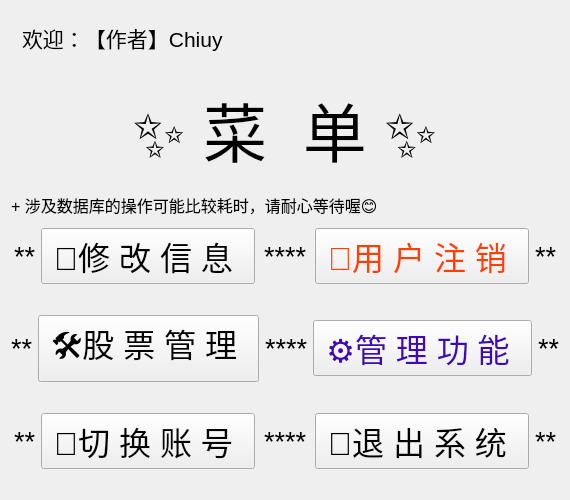
<?xml version="1.0" encoding="UTF-8"?>
<ui version="4.0">
 <class>MenuWidget</class>
 <widget class="QWidget" name="MenuWidget">
  <property name="geometry">
   <rect>
    <x>0</x>
    <y>0</y>
    <width>479</width>
    <height>372</height>
   </rect>
  </property>
  <property name="windowTitle">
   <string>菜单（ ＾▽＾ ）</string>
  </property>
  <layout class="QVBoxLayout" name="verticalLayout_3">
   <item>
    <layout class="QVBoxLayout" name="verticalLayout_2">
     <item>
      <widget class="QWidget" name="widget" native="true">
       <layout class="QHBoxLayout" name="horizontalLayout_2">
        <item>
         <widget class="QLabel" name="WelLabel">
          <property name="font">
           <font>
            <family>Microsoft YaHei UI</family>
            <pointsize>16</pointsize>
           </font>
          </property>
          <property name="text">
           <string>欢迎：【作者】Chiuy</string>
          </property>
         </widget>
        </item>
        <item>
         <spacer name="horizontalSpacer_2">
          <property name="orientation">
           <enum>Qt::Horizontal</enum>
          </property>
          <property name="sizeHint" stdset="0">
           <size>
            <width>40</width>
            <height>20</height>
           </size>
          </property>
         </spacer>
        </item>
       </layout>
      </widget>
     </item>
     <item>
      <widget class="QWidget" name="widget_2" native="true">
       <layout class="QHBoxLayout" name="horizontalLayout_4">
        <item>
         <spacer name="horizontalSpacer_7">
          <property name="orientation">
           <enum>Qt::Horizontal</enum>
          </property>
          <property name="sizeHint" stdset="0">
           <size>
            <width>40</width>
            <height>20</height>
           </size>
          </property>
         </spacer>
        </item>
        <item>
         <widget class="QLabel" name="label">
          <property name="font">
           <font>
            <family>Microsoft YaHei UI</family>
            <pointsize>48</pointsize>
           </font>
          </property>
          <property name="text">
           <string> ✨ 菜  单 ✨ </string>
          </property>
          <property name="alignment">
           <set>Qt::AlignCenter</set>
          </property>
         </widget>
        </item>
        <item>
         <spacer name="horizontalSpacer_8">
          <property name="orientation">
           <enum>Qt::Horizontal</enum>
          </property>
          <property name="sizeHint" stdset="0">
           <size>
            <width>40</width>
            <height>20</height>
           </size>
          </property>
         </spacer>
        </item>
       </layout>
      </widget>
     </item>
     <item>
      <widget class="QLabel" name="WelLabel_2">
       <property name="font">
        <font>
         <family>Microsoft YaHei UI</family>
         <pointsize>12</pointsize>
        </font>
       </property>
       <property name="text">
        <string>+ 涉及数据库的操作可能比较耗时，请耐心等待喔😊</string>
       </property>
      </widget>
     </item>
    </layout>
   </item>
   <item>
    <spacer name="verticalSpacer_5">
     <property name="orientation">
      <enum>Qt::Vertical</enum>
     </property>
     <property name="sizeType">
      <enum>QSizePolicy::Minimum</enum>
     </property>
     <property name="sizeHint" stdset="0">
      <size>
       <width>20</width>
       <height>5</height>
      </size>
     </property>
    </spacer>
   </item>
   <item>
    <layout class="QVBoxLayout" name="verticalLayout">
     <item>
      <layout class="QHBoxLayout" name="horizontalLayout">
       <item>
        <spacer name="horizontalSpacer_5">
         <property name="orientation">
          <enum>Qt::Horizontal</enum>
         </property>
         <property name="sizeHint" stdset="0">
          <size>
           <width>40</width>
           <height>20</height>
          </size>
         </property>
        </spacer>
       </item>
       <item>
        <widget class="QLabel" name="label_7">
         <property name="font">
          <font>
           <family>Microsoft YaHei UI</family>
           <pointsize>20</pointsize>
          </font>
         </property>
         <property name="text">
          <string>**</string>
         </property>
        </widget>
       </item>
       <item>
        <widget class="QPushButton" name="UserModifyButton">
         <property name="maximumSize">
          <size>
           <width>300</width>
           <height>16777215</height>
          </size>
         </property>
         <property name="font">
          <font>
           <family>Microsoft YaHei UI</family>
           <pointsize>24</pointsize>
          </font>
         </property>
         <property name="whatsThis">
          <string>&lt;html&gt;&lt;head/&gt;&lt;body&gt;&lt;p align=&quot;center&quot;&gt;&lt;br/&gt;&lt;/p&gt;&lt;/body&gt;&lt;/html&gt;</string>
         </property>
         <property name="layoutDirection">
          <enum>Qt::LeftToRight</enum>
         </property>
         <property name="text">
          <string> 🙎‍修 改 信 息  </string>
         </property>
        </widget>
       </item>
       <item>
        <spacer name="horizontalSpacer">
         <property name="orientation">
          <enum>Qt::Horizontal</enum>
         </property>
         <property name="sizeHint" stdset="0">
          <size>
           <width>40</width>
           <height>20</height>
          </size>
         </property>
        </spacer>
       </item>
       <item>
        <widget class="QLabel" name="label_5">
         <property name="font">
          <font>
           <family>Microsoft YaHei UI</family>
           <pointsize>20</pointsize>
          </font>
         </property>
         <property name="text">
          <string>****</string>
         </property>
        </widget>
       </item>
       <item>
        <spacer name="horizontalSpacer_15">
         <property name="orientation">
          <enum>Qt::Horizontal</enum>
         </property>
         <property name="sizeHint" stdset="0">
          <size>
           <width>40</width>
           <height>20</height>
          </size>
         </property>
        </spacer>
       </item>
       <item>
        <widget class="QPushButton" name="UserDeleteButton">
         <property name="maximumSize">
          <size>
           <width>300</width>
           <height>16777215</height>
          </size>
         </property>
         <property name="font">
          <font>
           <family>Microsoft YaHei UI</family>
           <pointsize>24</pointsize>
          </font>
         </property>
         <property name="whatsThis">
          <string>&lt;html&gt;&lt;head/&gt;&lt;body&gt;&lt;p align=&quot;center&quot;&gt;&lt;br/&gt;&lt;/p&gt;&lt;/body&gt;&lt;/html&gt;</string>
         </property>
         <property name="layoutDirection">
          <enum>Qt::LeftToRight</enum>
         </property>
         <property name="styleSheet">
          <string notr="true">color: rgb(255, 64, 4);</string>
         </property>
         <property name="text">
          <string> 🙅‍用 户 注 销  </string>
         </property>
        </widget>
       </item>
       <item>
        <widget class="QLabel" name="label_8">
         <property name="font">
          <font>
           <family>Microsoft YaHei UI</family>
           <pointsize>20</pointsize>
          </font>
         </property>
         <property name="text">
          <string>**</string>
         </property>
        </widget>
       </item>
       <item>
        <spacer name="horizontalSpacer_6">
         <property name="orientation">
          <enum>Qt::Horizontal</enum>
         </property>
         <property name="sizeHint" stdset="0">
          <size>
           <width>40</width>
           <height>20</height>
          </size>
         </property>
        </spacer>
       </item>
      </layout>
     </item>
     <item>
      <spacer name="verticalSpacer_3">
       <property name="orientation">
        <enum>Qt::Vertical</enum>
       </property>
       <property name="sizeType">
        <enum>QSizePolicy::Minimum</enum>
       </property>
       <property name="sizeHint" stdset="0">
        <size>
         <width>20</width>
         <height>25</height>
        </size>
       </property>
      </spacer>
     </item>
     <item>
      <layout class="QHBoxLayout" name="horizontalLayout_5">
       <item>
        <spacer name="horizontalSpacer_3">
         <property name="orientation">
          <enum>Qt::Horizontal</enum>
         </property>
         <property name="sizeHint" stdset="0">
          <size>
           <width>40</width>
           <height>20</height>
          </size>
         </property>
        </spacer>
       </item>
       <item>
        <widget class="QLabel" name="label_9">
         <property name="font">
          <font>
           <family>Microsoft YaHei UI</family>
           <pointsize>20</pointsize>
          </font>
         </property>
         <property name="text">
          <string>**</string>
         </property>
        </widget>
       </item>
       <item>
        <widget class="QPushButton" name="StockModifyButton">
         <property name="maximumSize">
          <size>
           <width>300</width>
           <height>16777215</height>
          </size>
         </property>
         <property name="font">
          <font>
           <family>Microsoft YaHei UI</family>
           <pointsize>24</pointsize>
          </font>
         </property>
         <property name="whatsThis">
          <string>&lt;html&gt;&lt;head/&gt;&lt;body&gt;&lt;p align=&quot;center&quot;&gt;&lt;br/&gt;&lt;/p&gt;&lt;/body&gt;&lt;/html&gt;</string>
         </property>
         <property name="layoutDirection">
          <enum>Qt::LeftToRight</enum>
         </property>
         <property name="text">
          <string> 🛠股 票 管 理  </string>
         </property>
        </widget>
       </item>
       <item>
        <spacer name="horizontalSpacer_19">
         <property name="orientation">
          <enum>Qt::Horizontal</enum>
         </property>
         <property name="sizeHint" stdset="0">
          <size>
           <width>40</width>
           <height>20</height>
          </size>
         </property>
        </spacer>
       </item>
       <item>
        <widget class="QLabel" name="label_6">
         <property name="font">
          <font>
           <family>Microsoft YaHei UI</family>
           <pointsize>20</pointsize>
          </font>
         </property>
         <property name="text">
          <string>****</string>
         </property>
        </widget>
       </item>
       <item>
        <spacer name="horizontalSpacer_20">
         <property name="orientation">
          <enum>Qt::Horizontal</enum>
         </property>
         <property name="sizeHint" stdset="0">
          <size>
           <width>40</width>
           <height>20</height>
          </size>
         </property>
        </spacer>
       </item>
       <item>
        <widget class="QPushButton" name="ManageButton">
         <property name="maximumSize">
          <size>
           <width>300</width>
           <height>16777215</height>
          </size>
         </property>
         <property name="font">
          <font>
           <family>Microsoft YaHei UI</family>
           <pointsize>24</pointsize>
          </font>
         </property>
         <property name="whatsThis">
          <string>&lt;html&gt;&lt;head/&gt;&lt;body&gt;&lt;p align=&quot;center&quot;&gt;&lt;br/&gt;&lt;/p&gt;&lt;/body&gt;&lt;/html&gt;</string>
         </property>
         <property name="layoutDirection">
          <enum>Qt::LeftToRight</enum>
         </property>
         <property name="styleSheet">
          <string notr="true">color:rgb(64, 9, 180)</string>
         </property>
         <property name="text">
          <string> ⚙管 理 功 能  </string>
         </property>
        </widget>
       </item>
       <item>
        <widget class="QLabel" name="label_10">
         <property name="font">
          <font>
           <family>Microsoft YaHei UI</family>
           <pointsize>20</pointsize>
          </font>
         </property>
         <property name="text">
          <string>**</string>
         </property>
        </widget>
       </item>
       <item>
        <spacer name="horizontalSpacer_4">
         <property name="orientation">
          <enum>Qt::Horizontal</enum>
         </property>
         <property name="sizeHint" stdset="0">
          <size>
           <width>40</width>
           <height>20</height>
          </size>
         </property>
        </spacer>
       </item>
      </layout>
     </item>
     <item>
      <spacer name="verticalSpacer_2">
       <property name="orientation">
        <enum>Qt::Vertical</enum>
       </property>
       <property name="sizeType">
        <enum>QSizePolicy::Minimum</enum>
       </property>
       <property name="sizeHint" stdset="0">
        <size>
         <width>20</width>
         <height>25</height>
        </size>
       </property>
      </spacer>
     </item>
     <item>
      <layout class="QHBoxLayout" name="horizontalLayout_3">
       <item>
        <spacer name="horizontalSpacer_11">
         <property name="orientation">
          <enum>Qt::Horizontal</enum>
         </property>
         <property name="sizeHint" stdset="0">
          <size>
           <width>40</width>
           <height>20</height>
          </size>
         </property>
        </spacer>
       </item>
       <item>
        <widget class="QLabel" name="label_11">
         <property name="font">
          <font>
           <family>Microsoft YaHei UI</family>
           <pointsize>20</pointsize>
          </font>
         </property>
         <property name="text">
          <string>**</string>
         </property>
        </widget>
       </item>
       <item>
        <widget class="QPushButton" name="LogoutButton">
         <property name="maximumSize">
          <size>
           <width>300</width>
           <height>16777215</height>
          </size>
         </property>
         <property name="font">
          <font>
           <family>Microsoft YaHei UI</family>
           <pointsize>24</pointsize>
          </font>
         </property>
         <property name="whatsThis">
          <string>&lt;html&gt;&lt;head/&gt;&lt;body&gt;&lt;p align=&quot;center&quot;&gt;&lt;br/&gt;&lt;/p&gt;&lt;/body&gt;&lt;/html&gt;</string>
         </property>
         <property name="layoutDirection">
          <enum>Qt::LeftToRight</enum>
         </property>
         <property name="text">
          <string> 🏃‍切 换 账 号  </string>
         </property>
        </widget>
       </item>
       <item>
        <spacer name="horizontalSpacer_10">
         <property name="orientation">
          <enum>Qt::Horizontal</enum>
         </property>
         <property name="sizeHint" stdset="0">
          <size>
           <width>40</width>
           <height>20</height>
          </size>
         </property>
        </spacer>
       </item>
       <item>
        <widget class="QLabel" name="label_4">
         <property name="font">
          <font>
           <family>Microsoft YaHei UI</family>
           <pointsize>20</pointsize>
          </font>
         </property>
         <property name="text">
          <string>****</string>
         </property>
        </widget>
       </item>
       <item>
        <spacer name="horizontalSpacer_16">
         <property name="orientation">
          <enum>Qt::Horizontal</enum>
         </property>
         <property name="sizeHint" stdset="0">
          <size>
           <width>40</width>
           <height>20</height>
          </size>
         </property>
        </spacer>
       </item>
       <item>
        <widget class="QPushButton" name="ExitButton">
         <property name="maximumSize">
          <size>
           <width>300</width>
           <height>16777215</height>
          </size>
         </property>
         <property name="font">
          <font>
           <family>Microsoft YaHei UI</family>
           <pointsize>24</pointsize>
          </font>
         </property>
         <property name="whatsThis">
          <string>&lt;html&gt;&lt;head/&gt;&lt;body&gt;&lt;p align=&quot;center&quot;&gt;&lt;br/&gt;&lt;/p&gt;&lt;/body&gt;&lt;/html&gt;</string>
         </property>
         <property name="layoutDirection">
          <enum>Qt::LeftToRight</enum>
         </property>
         <property name="text">
          <string> 🙆‍退 出 系 统  </string>
         </property>
        </widget>
       </item>
       <item>
        <widget class="QLabel" name="label_12">
         <property name="font">
          <font>
           <family>Microsoft YaHei UI</family>
           <pointsize>20</pointsize>
          </font>
         </property>
         <property name="text">
          <string>**</string>
         </property>
        </widget>
       </item>
       <item>
        <spacer name="horizontalSpacer_12">
         <property name="orientation">
          <enum>Qt::Horizontal</enum>
         </property>
         <property name="sizeHint" stdset="0">
          <size>
           <width>40</width>
           <height>20</height>
          </size>
         </property>
        </spacer>
       </item>
      </layout>
     </item>
    </layout>
   </item>
   <item>
    <spacer name="verticalSpacer">
     <property name="orientation">
      <enum>Qt::Vertical</enum>
     </property>
     <property name="sizeType">
      <enum>QSizePolicy::Minimum</enum>
     </property>
     <property name="sizeHint" stdset="0">
      <size>
       <width>20</width>
       <height>20</height>
      </size>
     </property>
    </spacer>
   </item>
  </layout>
 </widget>
 <layoutdefault spacing="6" margin="11"/>
 <resources/>
 <connections/>
</ui>
